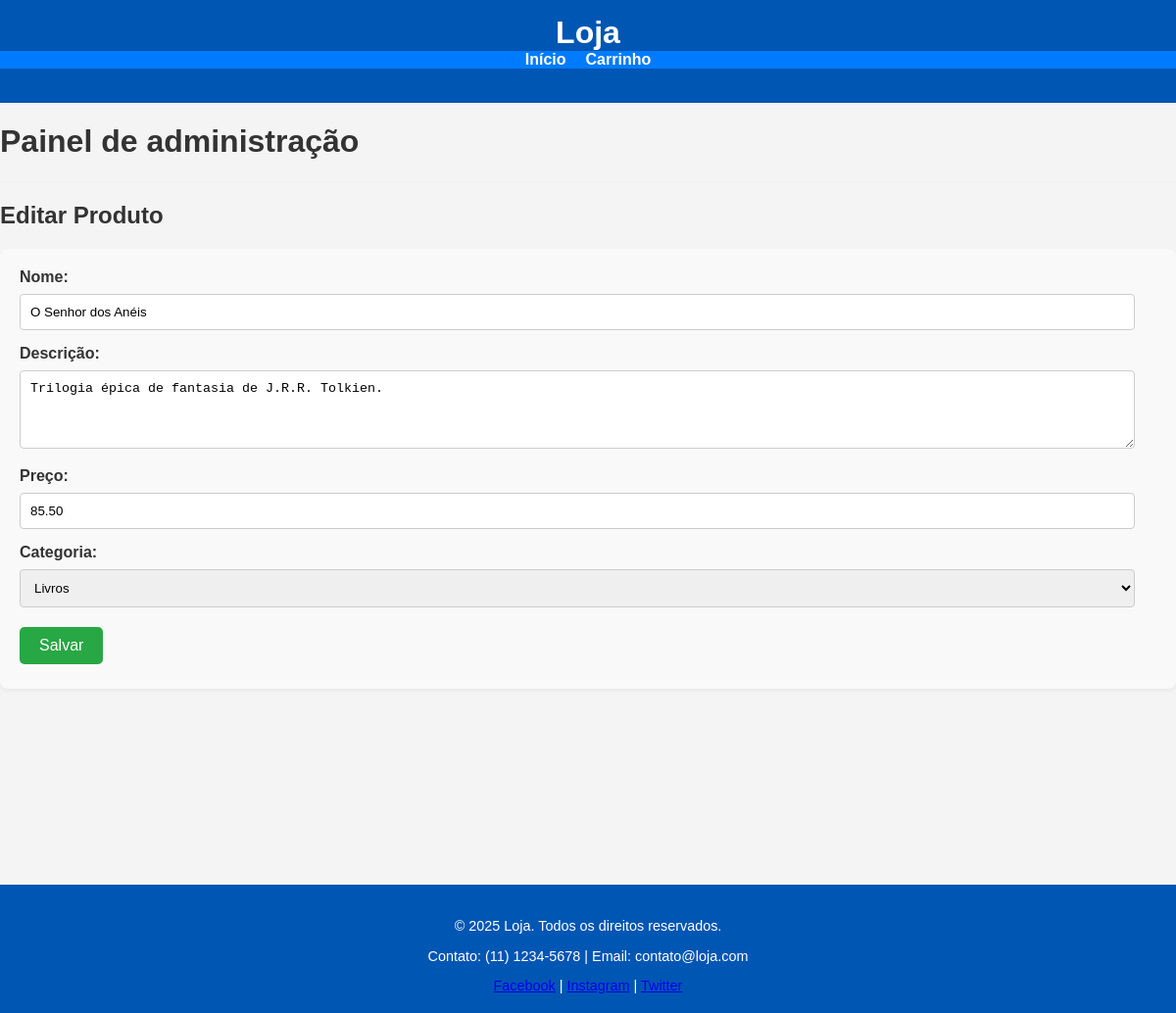
Screenshot of /public/index.php?page=produtos&action=edit&id=2 with the database file from the repository.
### tables this page shows
CREATE TABLE IF NOT EXISTS `produtos` (
    `id` INT(11) NOT NULL AUTO_INCREMENT,
    `nome` VARCHAR(255) NOT NULL,
    `descricao` TEXT,
    `preco` DECIMAL(10, 2) NOT NULL,
    `categoria_id` INT(11) NOT NULL,
    PRIMARY KEY (`id`),
    FOREIGN KEY (`categoria_id`) REFERENCES `categorias`(`id`) ON DELETE CASCADE
);

### controllers/ProdutoController.php (called while the page is built, shortened)
<?php
include_once __DIR__ . '/../config/Database.php';
include_once __DIR__ . '/../models/Produto.php';
class ProdutoController
{
    public function readOne($id)
    {
        $database = new Database();
        $db = $database->getConnection();
        $produto = new Produto($db);
        $produto->id = $id;
        $stmt = $produto->readOne();
        if ($stmt) {
            return $stmt->fetch(PDO::FETCH_ASSOC);
        }
        return null;
    }
}

### models/Produto.php (called while the page is built, shortened)
<?php
class Produto
{
    private $conn;
    public $id;
    public function __construct($db = null)
    {
        $this->conn = $db;
    }
    public function readOne()
    {
        $query = "SELECT p.*, c.nome AS categoria_nome
                  FROM produtos p
                  LEFT JOIN categorias c ON p.categoria_id = c.id
                  WHERE p.id = :id
                  LIMIT 1";
        $stmt = $this->conn->prepare($query);
        $stmt->bindParam(':id', $this->id, PDO::PARAM_INT);
        $stmt->execute();
        return $stmt;
    }
}

### controllers/CategoriaController.php (called while the page is built, shortened)
<?php
include_once '../config/database.php';
include_once '../models/Categoria.php';
class CategoriaController {
    private $categoria;
    public function __construct() {
        $database = new Database();
        $this->conn = $database->getConnection();
        $this->categoria = new Categoria($this->conn);
    }
    public function index() {
        $stmt = $this->categoria->read();
        $num = $stmt->rowCount();
        return ['stmt' => $stmt, 'num' => $num];
    }
}
?>

### config/database.php (called while the page is built, shortened)
<?php
class Database {
    private $host = "localhost";
    private $db_name = "crud_db";
    private $username = "root";
    private $password = "";
    public function getConnection(){
        $this->conn = null;
        try{
            $this->conn = new PDO("mysql:host=" . $this->host . ";dbname=" . $this->db_name, $this->username, $this->password);
            $this->conn->exec("set names utf8");
        }catch(PDOException $exception){
            echo "Erro de conexão: " . $exception->getMessage();
        }
        return $this->conn;
    }
}
?>

### models/Categoria.php (called while the page is built, shortened)
<?php
class Categoria {
    private $conn;
    private $table_name = "categorias";
    public function __construct($db){
        $this->conn = $db;
    }
    function read(){
        $query = "SELECT id, nome FROM " . $this->table_name . " ORDER BY nome";
        $stmt = $this->conn->prepare($query);
        $stmt->execute();
        return $stmt;
    }
}
?>

### views/produtos/edit_prod.php (the view)
<?php
include_once __DIR__ . '/../../controllers/ProdutoController.php';
include_once __DIR__ . '/../../controllers/CategoriaController.php';
$controller = new ProdutoController();
$categoriaController = new CategoriaController();
$id = isset($_GET['id']) ? $_GET['id'] : 0;
$produto = $controller->readOne($id);
$categorias = $categoriaController->index()['stmt'];
?>
<h2>Editar Produto</h2>
<form action="/crud_php/public/index.php?page=produtos&action=update&id=<?php echo $id; ?>" method="POST">
    <label>Nome:</label>
    <input type="text" name="nome" value="<?php echo $produto['nome']; ?>" required>
    <label>Descrição:</label>
    <textarea name="descricao" required><?php echo $produto['descricao']; ?></textarea>
    <label>Preço:</label>
    <input type="text" name="preco" value="<?php echo $produto['preco']; ?>" required>
    <label>Categoria:</label>
    <select name="categoria_id" required>
        <?php
        while ($cat = $categorias->fetch(PDO::FETCH_ASSOC)) {
            $selected = $cat['id'] == $produto['categoria_id'] ? "selected" : "";
            echo "<option value='{$cat['id']}' {$selected}>{$cat['nome']}</option>";
        }
        ?>
    </select>
    <button type="submit" class="button">Salvar</button>
</form>
<?php include __DIR__ . '/../../views/includes/footer.php'; ?>

### public/css/style.css (style rules this page uses)
body { font-family: Arial, sans-serif; margin: 0; padding: 0; background-color: #f4f4f4; color: #333; }
.button { display: inline-block; padding: 8px 15px; margin: 5px 0; background-color: #007bff; color: white; text-decoration: none; border-radius: 5px; border: none; cursor: pointer; }
form { margin-top: 20px; background-color: #f9f9f9; padding: 20px; border-radius: 8px; box-shadow: 0 2px 4px rgba(0, 0, 0, 0.05); }
form label { display: block; margin-bottom: 8px; font-weight: bold; }
form input[type="text"], form input[type="number"], form textarea, form select { width: calc(100% - 22px); padding: 10px; margin-bottom: 15px; border: 1px solid #ccc; border-radius: 4px; box-sizing: border-box; }
form textarea { resize: vertical; min-height: 80px; }
form button[type="submit"] { background-color: #28a745; color: white; padding: 10px 20px; border: none; border-radius: 5px; cursor: pointer; font-size: 16px; margin-right: 10px; }

### rows the page displays
produtos: nome "O Senhor dos Anéis", descricao "Trilogia épica de fantasia de J.R.R. Tolkien.", preco "85.50"

### other values shown
form field categoria_id "Livros"
